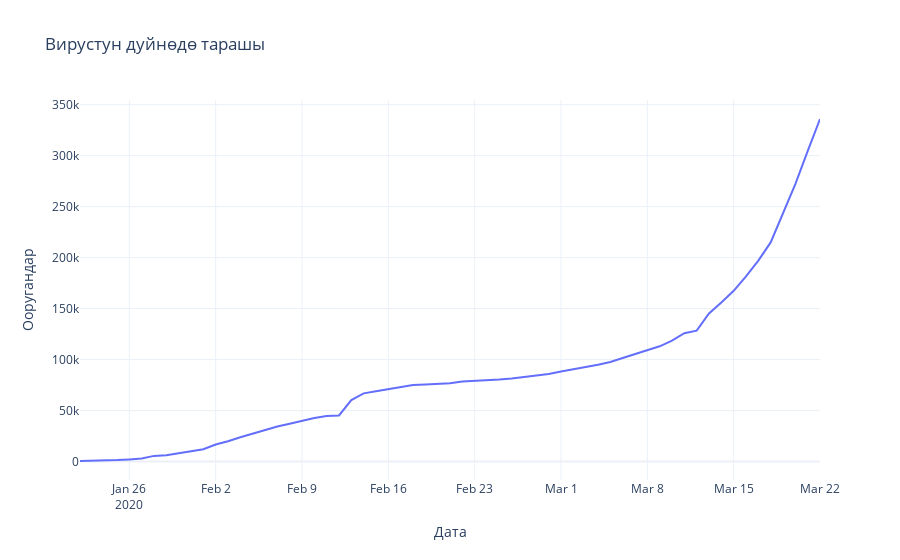

The cell this chart's notebook holds for it:
### Code cell
grouped = data.groupby('Дата')['Дата', 'Ооругандар', 'Көз_жумгандар'].sum().reset_index()

fig = px.line(grouped, x="Дата", y="Ооругандар", 
              title="Коронавирустун дуйнөдө тарашы")
fig.show()
